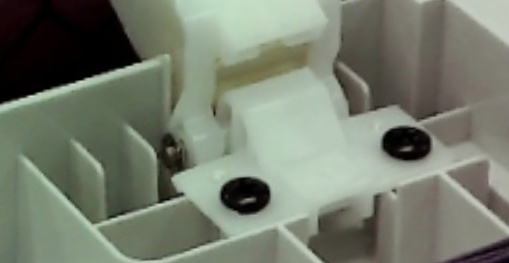
#> input picture crop.jpg, 509 x 263 px
$ python crop.py
#> lines starting #> are read from the running program, lines starting #| are printed output that depends on the picture
import PIL
import PIL.Image, PIL.ImageTk


im = PIL.Image.open('crop.jpg').convert('L')
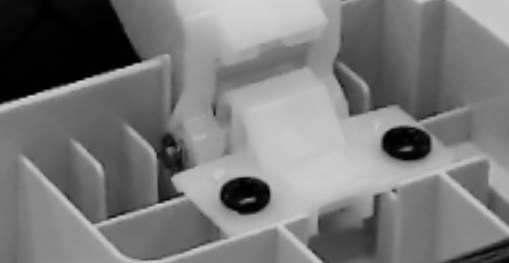
#> im: PIL image 509x263 L; min 0, max 215, mean 120.4
im = im.crop((185, 33, 327, 94))
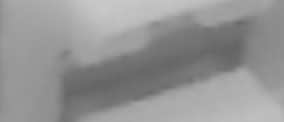
#> im: PIL image 142x61 L (shown 2 times larger); min 101, max 201, mean 148.3
im.save('cated.jpg')
